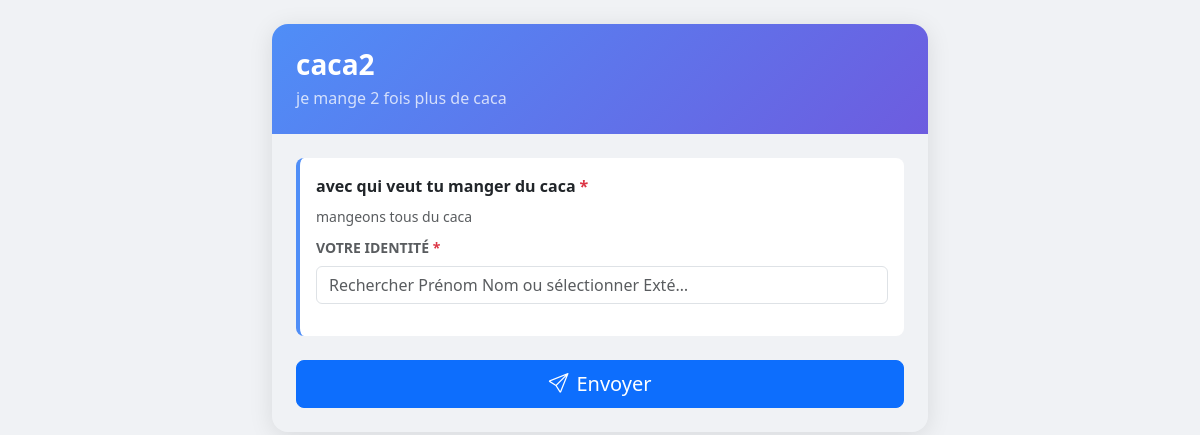
Page /f/vca5oq4o/caca2 on the committed database.
### models.py (models this page shows, shortened)
class Form(db.Model):
    __tablename__ = "forms"
    id             = db.Column(db.Integer, primary_key=True)
    title          = db.Column(db.String(200), nullable=False)
    description    = db.Column(db.Text, default="")
    slug           = db.Column(db.String(200), nullable=False)
    public_id      = db.Column(db.String(10), unique=True, nullable=True)
    created_at     = db.Column(db.DateTime, default=datetime.utcnow)
    updated_at     = db.Column(db.DateTime, default=datetime.utcnow)
    is_published   = db.Column(db.Boolean, default=False)
    allow_multiple = db.Column(db.Boolean, default=True)
    owner_id       = db.Column(db.Integer, db.ForeignKey("admin_users.id"), nullable=True)
    owner          = db.relationship("AdminUser", backref="forms")
    questions    = db.relationship(
        "Question", back_populates="form",
        cascade="all, delete-orphan",
        order_by="Question.order", lazy=True,
    )
    responses    = db.relationship(
        "Response", back_populates="form",
        cascade="all, delete-orphan", lazy=True,
    )
    participants = db.relationship(
        "GroupParticipant", back_populates="form",
        cascade="all, delete-orphan", lazy=True,
    )
    @property
    def has_groupe(self):
        return any(q.qtype == "groupe" for q in self.questions)

class Question(db.Model):
    __tablename__ = "questions"
    id          = db.Column(db.Integer, primary_key=True)
    form_id     = db.Column(db.Integer, db.ForeignKey("forms.id"), nullable=False)
    order       = db.Column(db.Integer, default=0)
    qtype       = db.Column(db.String(50), nullable=False, default="text")
    label       = db.Column(db.String(500), nullable=False, default="Nouvelle question")
    description = db.Column(db.Text, default="")
    required    = db.Column(db.Boolean, default=False)
    _options    = db.Column("options", db.Text, default="[]")
    _config     = db.Column("config",  db.Text, default="{}")
    form    = db.relationship("Form", back_populates="questions")
    answers = db.relationship(
        "Answer", back_populates="question",
        cascade="all, delete-orphan", lazy=True,
    )
    @property
    def options(self):
        try:
            return json.loads(self._options or "[]")
        except Exception:
            return []
    @options.setter
    def options(self, value):
        self._options = json.dumps(value or [])
    @property
    def config(self):
        try:
            return json.loads(self._config or "{}")
        except Exception:
            return {}
    @config.setter
    def config(self, value):
        self._config = json.dumps(value or {})

### routes/public.py (the view, shortened to what this page needs)
@bp.route("/f/<public_id>/<slug>", methods=["GET", "POST"])
@bp.route("/f/<public_id>", methods=["GET", "POST"])
def public_form(public_id, slug=None):
    form = Form.query.filter_by(public_id=public_id, is_published=True).first_or_404()
    participants: list[str] = groupe_participants(form.id) if form.has_groupe else []
    errors: dict = {}
    return render_template(
        "public/form.html",
        form=form,
        participants=participants,
        errors=errors,
        prev=request.form,
    )

### helpers.py (called while the page is built)
def groupe_participants(form_id: int) -> list[str]:
    return [
        p.name
        for p in GroupParticipant.query
        .filter_by(form_id=form_id)
        .order_by(GroupParticipant.name)
        .all()
    ]

### templates/public/form.html (shortened to what this page needs)
<!doctype html>
<html lang="fr">
<head>
  <link rel="stylesheet" href="https://cdn.jsdelivr.net/npm/bootstrap@5.3.3/dist/css/bootstrap.min.css"/>
  <link rel="stylesheet" href="https://cdn.jsdelivr.net/npm/bootstrap-icons@1.11.3/font/bootstrap-icons.min.css"/>
</head>
<body class="py-4 px-2">
<div class="container" style="max-width:680px">
  <div class="form-card">
    <div class="form-header p-4">
      <h3 class="mb-1 fw-bold">{{ form.title }}</h3>
      {% if form.description %}<p class="mb-0 opacity-75">{{ form.description }}</p>{% endif %}
    </div>
    <div class="p-4">
      <form method="post" id="public-form" novalidate>
        {% for q in form.questions %}
          <div class="q-block p-3 mb-3
            {% if errors.get(q.id) or errors.get('g_' ~ q.id ~ '_identity') or errors.get('g_' ~ q.id ~ '_exte_name') %}has-error{% endif %}">
            <label class="form-label fw-semibold">
              {{ q.label }}{% if q.required %}<span class="text-danger ms-1">*</span>{% endif %}
            </label>
            {% if q.description %}<p class="text-muted small mb-2">{{ q.description }}</p>{% endif %}
            {% if q.qtype == 'text' %}
              <input type="text" name="q_{{ q.id }}" class="form-control {% if errors.get(q.id) %}is-invalid{% endif %}"
                     value="{{ prev.get('q_' ~ q.id, '') }}"
                     placeholder="{{ q.config.get('placeholder', '') }}"
                     {% if q.required %}required{% endif %}/>
            {% elif q.qtype == 'textarea' %}
              <textarea name="q_{{ q.id }}" rows="4"
                        class="form-control {% if errors.get(q.id) %}is-invalid{% endif %}"
                        placeholder="{{ q.config.get('placeholder', '') }}"
                        {% if q.required %}required{% endif %}>{{ prev.get('q_' ~ q.id, '') }}</textarea>
            {% elif q.qtype == 'email' %}
              <input type="email" name="q_{{ q.id }}"
                     class="form-control {% if errors.get(q.id) %}is-invalid{% endif %}"
                     value="{{ prev.get('q_' ~ q.id, '') }}"
                     {% if q.required %}required{% endif %}/>
            {% elif q.qtype == 'date' %}
              <input type="date" name="q_{{ q.id }}"
                     class="form-control {% if errors.get(q.id) %}is-invalid{% endif %}"
                     value="{{ prev.get('q_' ~ q.id, '') }}"
                     {% if q.required %}required{% endif %}/>
            {% elif q.qtype == 'groupe' %}
              {% set max_w = q.config.get('max_wishes', 3) | int %}
              <div class="groupe-field"
                   data-qid="{{ q.id }}"
                   data-participants="{{ participants | tojson | forceescape }}"
                   data-max-wishes="{{ max_w }}"
                   data-allow-exte="{{ 'true' if q.config.get('allow_exte', True) else 'false' }}"
                   data-prev-identity-type="{{ prev.get('g_' ~ q.id ~ '_identity_type', '') | e }}"
                   data-prev-identity-name="{{ prev.get('g_' ~ q.id ~ '_identity_name', '') | e }}"
                   data-prev-exte-name="{{ prev.get('g_' ~ q.id ~ '_exte_name', '') | e }}"
                   data-prev-phone="{{ prev.get('g_' ~ q.id ~ '_phone', '') | e }}"
                   data-error-identity="{{ errors.get('g_' ~ q.id ~ '_identity', '') | e }}"
                   data-error-exte="{{ errors.get('g_' ~ q.id ~ '_exte_name', '') | e }}"
                   data-error-phone="{{ errors.get('g_' ~ q.id ~ '_phone', '') | e }}"
                   {%- for i in range(max_w) %}
                   data-prev-wish{{ i }}-type="{{ prev.get('g_' ~ q.id ~ '_wish_' ~ i ~ '_type', '') | e }}"
                   data-prev-wish{{ i }}-name="{{ prev.get('g_' ~ q.id ~ '_wish_' ~ i ~ '_name', '') | e }}"
                   data-prev-wish{{ i }}-exte-name="{{ prev.get('g_' ~ q.id ~ '_wish_' ~ i ~ '_exte_name', '') | e }}"
                   data-error-wish{{ i }}-exte="{{ errors.get('g_' ~ q.id ~ '_wish_' ~ i ~ '_exte', '') | e }}"
                   {%- endfor %}>
              </div>
            {% endif %}
          </div>
        {% endfor %}
        <div class="d-grid mt-4">
          <button type="submit" class="btn btn-primary btn-lg">
            <i class="bi bi-send me-2"></i>Envoyer
          </button>
        </div>
      </form>
    </div>
  </div>
</div>
</body>
</html>

### templates/public/form.html (style rules this page uses)
body { background:#f0f2f5; min-height:100vh; }
.form-card { border-radius:1rem; box-shadow:0 4px 24px rgba(0,0,0,.10); }
.form-header { background:linear-gradient(135deg,#4f8ef7 0%,#6d5cdf 100%); border-radius:1rem 1rem 0 0; color:white; }
.q-block { border-left:4px solid #4f8ef7; border-radius:.5rem; background:white; }

### rows in the picture
Form: title "caca2", description "je mange 2 fois plus de caca"
Question: label "avec qui veut tu manger du caca", description "mangeons tous du caca"
